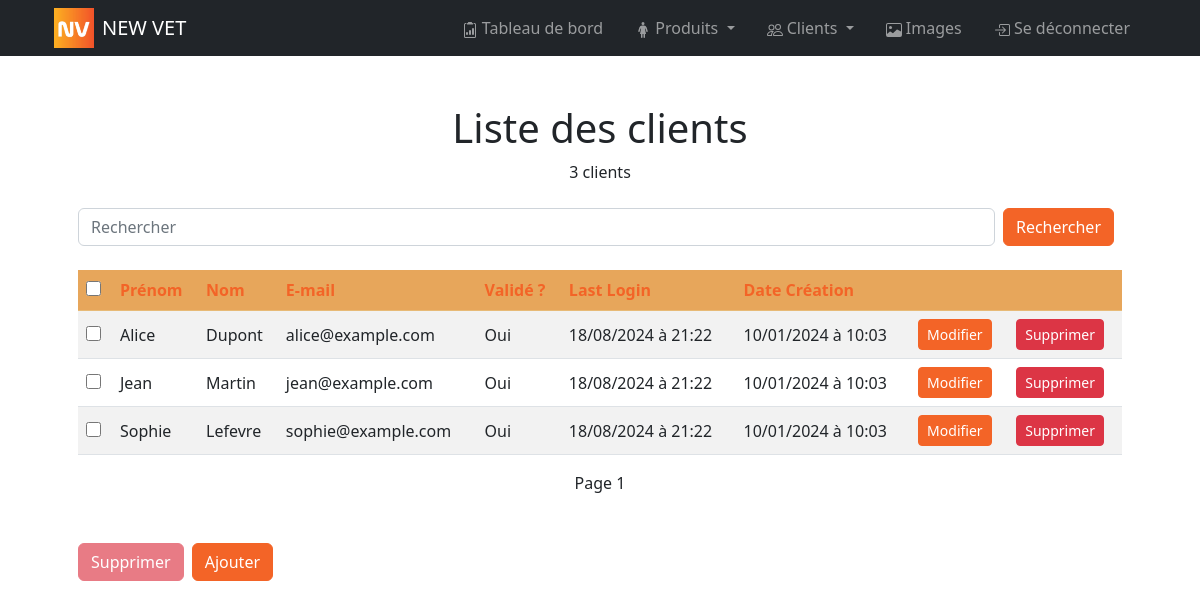
/bo/pages/customers/index.php (signed in), run on the app's committed database.
### tables this page shows
CREATE TABLE customer(
        customer_id INT AUTO_INCREMENT NOT NULL UNIQUE,
        first_name VARCHAR (50) NOT NULL,
        last_name VARCHAR (50) NOT NULL,
        email VARCHAR (50) NOT NULL UNIQUE,
        connection_token VARCHAR (500),
        validate_email_token VARCHAR (500),
        reset_password_code INT (6),
        has_validated_email BOOLEAN NOT NULL DEFAULT 0,
        password VARCHAR (150) NOT NULL,
        last_login DATETIME,
        is_deleted BOOLEAN NOT NULL DEFAULT 0,
        created_at DATETIME NOT NULL DEFAULT NOW(),
        CONSTRAINT customer_PK PRIMARY KEY (customer_id)
);

### controllers/customer.php (called while the page is built, shortened)
<?php
function getCustomers($search = null, $sort =  array(array('order' => 'ASC', 'order_by' => 'first_name')), $offset = null, $per_page = 10)
{
    $sql = "SELECT customer.* FROM customer";
    $sql .= " WHERE 1 = 1";
    $sql .= " AND customer.is_deleted = 0";
    if ($sort) {
        $sql .= " ORDER BY ";
        foreach ($sort as $key => $value) {
            $sql .= "COALESCE(customer." . $value['order_by'] . ", 9999999) " . strtoupper($value['order']);
        }
    }
    if ($per_page) $sql .= " LIMIT :per_page";
    $params = array();
    if ($per_page) $params[":per_page"] = $per_page;
    $result = Database::queryAll($sql, $params);
    return $result['data'];
}
function getCustomersCount($search = null)
{
    $sql = "SELECT COUNT(DISTINCT customer.customer_id) as count FROM customer";
    $sql .= " WHERE 1 = 1";
    $sql .= " AND is_deleted = 0";
    $params = array();
    $result = Database::queryOne($sql, $params);
    return $result['data']['count'];
}

### utils/database.php (called while the page is built, shortened)
<?php
class Database
{
    private static $dbHost = DB_HOST;
    private static $dbName = DB_NAME;
    private static $dbUser = DB_USER;
    private static $dbPass = DB_PASSWORD;
    private static $forcedStringParams = array(':email', ':password', ':token', ':code', ':name', ':libelle');
    private static $forcedIntParams = array(':per_page', ':offset', ':customer_id', ':admin_id');
    private static $forcedBoolParams = array(':is_deleted');
    private static $connection = null;
    private static function connect()
    {
        if (self::$connection === null) {
            try {
                self::$connection = new PDO("mysql:host=" . self::$dbHost . ";dbname=" . self::$dbName, self::$dbUser, self::$dbPass);
                self::$connection->setAttribute(PDO::ATTR_ERRMODE, PDO::ERRMODE_EXCEPTION);
            } catch (PDOException $e) {
                if (defined('APP_DEBUG') && APP_DEBUG) die("Erreur lors de la connexion à la base de données: " . $e->getMessage());
            }
        }
    }
    public static function queryAll(string $query, array $params = array())
    {
        $data = array();
        $success = true;
        $error = null;
        try {
            $statement = self::$connection->prepare($query);
            foreach ($params as $key => $value) {
                if (is_int($value) || in_array($key, self::$forcedIntParams)) {
                    $statement->bindValue($key, $value, PDO::PARAM_INT);
                } elseif (is_bool($value) || in_array($key, self::$forcedBoolParams)) {
                    $statement->bindValue($key, $value, PDO::PARAM_BOOL);
                } elseif (is_string($value) || in_array($key, self::$forcedStringParams)) {
                    $statement->bindValue($key, htmlspecialchars($value), PDO::PARAM_STR);
                } elseif (is_null($value)) {
                    $statement->bindValue($key, $value, PDO::PARAM_NULL);
                } else {
                    $statement->bindValue($key, $value);
                }
            }
            $statement->execute();
            $data = $statement->fetchAll(PDO::FETCH_ASSOC);
        } catch (PDOException $e) {
            $success = false;
            $error = $e->getMessage();
            self::handleError($query, $params, $error);
        }
        return array(
            'success' => $success,
            'data' => $data,
            'error' => $error
        );
    }
    public static function queryOne(string $query, array $params = array())
    {
        $data = array();
        $success = true;
        $error = null;
        try {
            $statement = self::$connection->prepare($query);
            $statement->execute();
            $data = $statement->fetch(PDO::FETCH_ASSOC);
        } catch (PDOException $e) {
            $success = false;
            $error = $e->getMessage();
            self::handleError($query, $params, $error);
        }
        return array(
            'success' => $success,
            'data' => $data,
            'error' => $error
        );
    }
}

### helpers/fr_datetime.php (called while the page is built)
<?php
function fr_datetime($inputDate) {
    $dateTime = new DateTime($inputDate);
    $formattedDate = $dateTime->format('d/m/Y à H:i');
    return $formattedDate;
}

### bo/pages/customers/index.php (the view, shortened to what this page needs)
<?php
include_once APP_PATH . "controllers/customer.php";
include_once APP_PATH . "helpers/fr_datetime.php";
?>
<?php
$search = isset($_GET['search']) ? $_GET['search'] : null;
$order_by = isset($_GET['order_by']) ? $_GET['order_by'] : 'created_at';
$order = isset($_GET['order']) && $_GET['order'] == 'desc' ? 'DESC' : 'ASC';
$page = isset($_GET['page']) ? $_GET['page'] : 1;
$new_order = $order == 'DESC' ? 'asc' : 'desc';
$sort = array(array('order' => $order, 'order_by' => $order_by));
$customers_count = getCustomersCount($search);
$per_page = 10;
$offset = ($page - 1) * $per_page;
$maxPage = ceil($customers_count / $per_page);
$customers = getCustomers($search, $sort, $offset, $per_page);
?>
<!DOCTYPE html>
<html lang="fr">
<head>
    <link href="<?= APP_URL ?>bo/style/bootstrap.css" rel="stylesheet">
    <link href="<?= APP_URL ?>bo/style/main.css" rel="stylesheet">
</head>
<body>
    <?php include_once APP_PATH . "bo/partials/header.php"; ?>
    <div class="container p-4 p-lg-5">
        <h1 class="text-center">Liste des clients</h1>
        <p class="text-center"><?= $customers_count ?> client<?php if ($customers_count > 1) : ?>s<?php endif; ?></p>
        <form class="d-flex justify-content-between my-4" method="GET">
            <input class="form-control mr-sm-2" id="search" type="search" placeholder="Rechercher" aria-label="Search" name="search" value="<?= $search ?>">
            <button class="btn btn-primary mx-2 my-sm-0" type="submit">Rechercher</button>
        </form>
        <table class="table table-striped">
            <thead>
                <tr class="table-primary">
                    <th scope='col' colspan='1'><input type="checkbox" onclick="toggleAll()"></th>
                    <th scope='col'><a class="text-decoration-none" href="?search=<?= $search ?>&page=<?= $page ?>&order_by=first_name&order=<?= $new_order ?>">Prénom</a></th>
                    <th scope='col'><a class="text-decoration-none" href="?search=<?= $search ?>&page=<?= $page ?>&order_by=last_name&order=<?= $new_order ?>">Nom</a></th>
                    <th scope='col'><a class="text-decoration-none" href="?search=<?= $search ?>&page=<?= $page ?>&order_by=email&order=<?= $new_order ?>">E-mail</a></th>
                    <th scope='col'><a class="text-decoration-none" href="?search=<?= $search ?>&page=<?= $page ?>&order_by=has_validated_email&order=<?= $new_order ?>">Validé ?</a></th>
                    <th scope='col'><a class="text-decoration-none" href="?search=<?= $search ?>&page=<?= $page ?>&order_by=last_login&order=<?= $new_order ?>">Last Login</a></th>
                    <th scope='col'><a class="text-decoration-none" href="?search=<?= $search ?>&page=<?= $page ?>&order_by=created_at&order=<?= $new_order ?>">Date Création</a></th>
                    <th scope='col' colspan='2'>&nbsp;</th>
                </tr>
            </thead>
            <tbody>
                <?php
                foreach ($customers as $customer) {
                ?>
                    <tr class="align-middle">
                        <td><input id="customer_<?= $customer['customer_id'] ?>" type="checkbox" name="selected_customers[]" value="<?= $customer['customer_id'] ?>"></td>
                        <td><?= $customer['first_name'] ?></td>
                        <td><?= $customer['last_name'] ?></td>
                        <td><?= $customer['email'] ?></td>
                        <td><?= $customer['has_validated_email'] == 1 ? 'Oui' : '-' ?></td>
                        <td><?= fr_datetime($customer['last_login']) ?></td>
                        <td><?= fr_datetime($customer['created_at']) ?></td>
                        <td><a href="<?= APP_URL ?>bo/pages/customers/modify_customer.php?id=<?= $customer['customer_id'] ?>" class="btn btn-primary btn-sm">Modifier</a></td>
                        <td><a href="<?= APP_URL ?>bo/pages/customers/delete_customer.php?id=<?= $customer['customer_id'] ?>" class="btn btn-danger btn-sm">Supprimer</a></td>
                    </tr>
                <?php
                }
                ?>
            </tbody>
        </table>
        <div class="d-flex justify-content-between my-2">
            <?php if ($page > 1) : ?>
                <a href="?search=<?= $search ?>&page=<?= $page - 1 ?>&order_by=<?= $order_by ?>&order=<?= $order ?>">Page précédent (<?= $page - 1 ?>)</a>
            <?php else : ?>
                <span>&nbsp;</span>
            <?php endif; ?>
            <span>Page <?= $page ?></span>
            <?php if ($page < $maxPage) : ?>
                <a href="?search=<?= $search ?>&page=<?= $page + 1 ?>&order_by=<?= $order_by ?>&order=<?= $order ?>">Page suivant (<?= $page + 1 ?>)</a>
            <?php else : ?>
                <span>&nbsp;</span>
            <?php endif; ?>
        </div>
        <div class="d-flex justify-content-start gap-2 my-5">
            <button id="delete-customers" class="btn btn-danger" disabled onclick="deleteSelectedcustomers()">Supprimer</button>
            <a href="<?= APP_URL ?>bo/pages/customers/create_customer.php" class="btn btn-primary">Ajouter</a>
        </div>
    </div>
</body>
</html>

### bo/style/main.css (style rules this page uses)
:root { --primary: #F1452B; --secondary: #FEBD21; }
input[type="checkbox"] { accent-color: var(--primary); width: 15px; height: 15px; }

### data on the page
customer: first_name "Alice", last_name "Dupont", email "alice@example.com", has_validated_email "Oui", last_login "18/08/2024 à 21:22", created_at "10/01/2024 à 10:03"
customer: first_name "Jean", last_name "Martin", email "jean@example.com", has_validated_email "Oui", last_login "18/08/2024 à 21:22", created_at "10/01/2024 à 10:03"
customer: first_name "Sophie", last_name "Lefevre", email "sophie@example.com", has_validated_email "Oui", last_login "18/08/2024 à 21:22", created_at "10/01/2024 à 10:03"

### other printed values
APP_NAME "NEW VET"
$customers_count "3"
$page "1"
